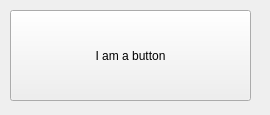
<?xml version="1.0" encoding="UTF-8"?>
<ui version="4.0">
 <class>MainWindow</class>
 <widget class="QMainWindow" name="MainWindow">
  <property name="geometry">
   <rect>
    <x>0</x>
    <y>0</y>
    <width>270</width>
    <height>115</height>
   </rect>
  </property>
  <property name="windowTitle">
   <string>MainWindow</string>
  </property>
  <widget class="QWidget" name="centralwidget">
   <widget class="QPushButton" name="pushButton">
    <property name="geometry">
     <rect>
      <x>10</x>
      <y>10</y>
      <width>241</width>
      <height>91</height>
     </rect>
    </property>
    <property name="text">
     <string>I am a button</string>
    </property>
   </widget>
  </widget>
 </widget>
 <resources/>
 <connections/>
</ui>
